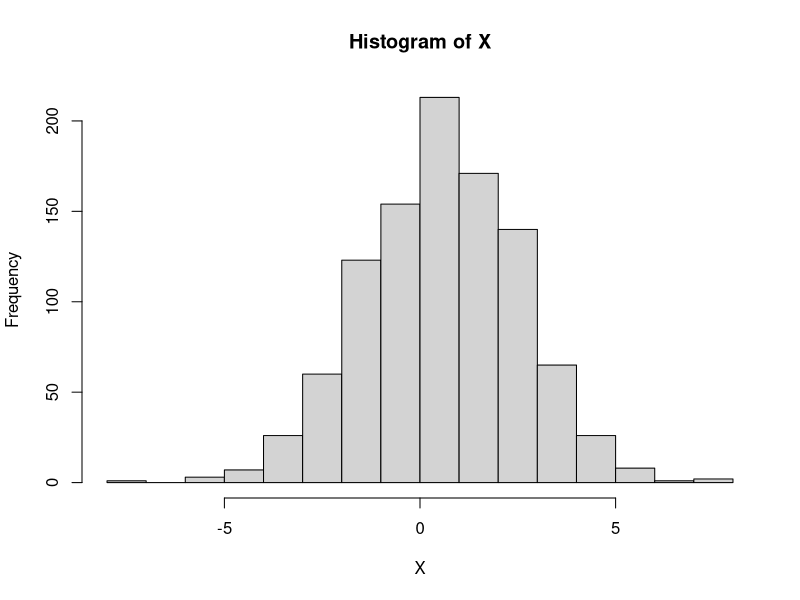
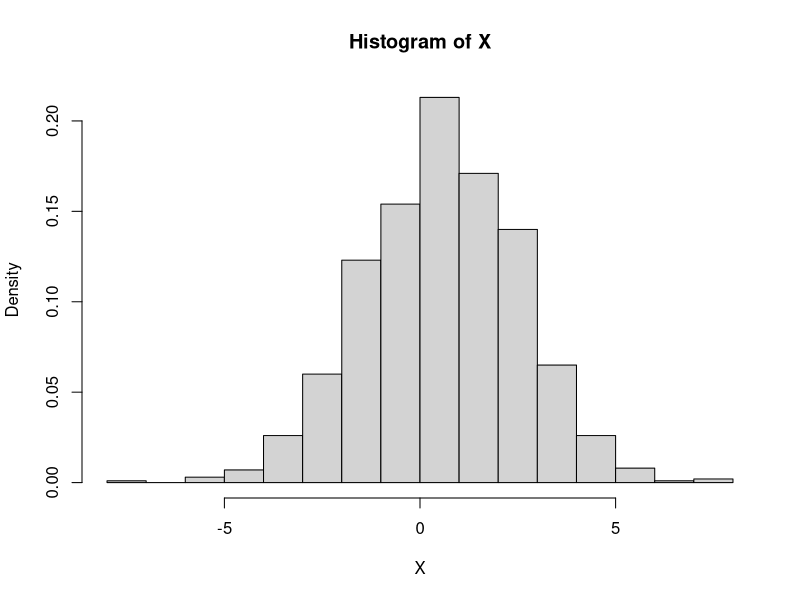
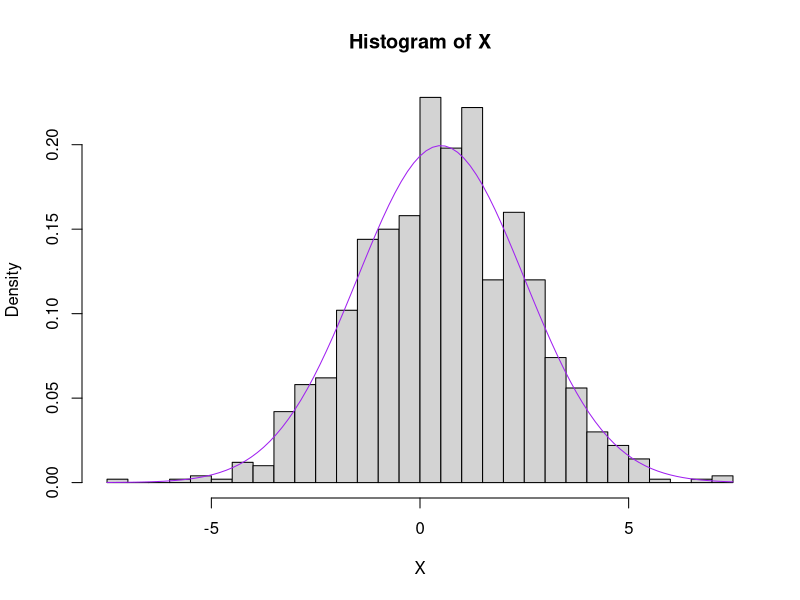
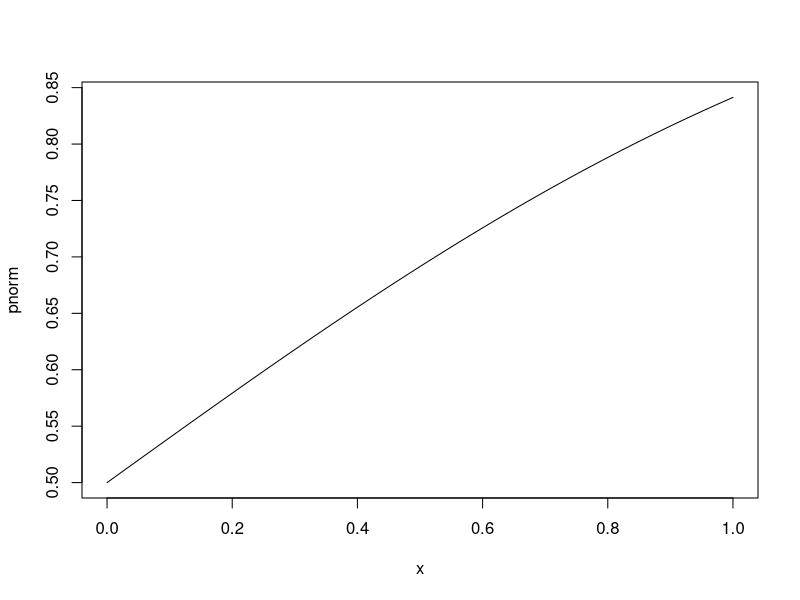
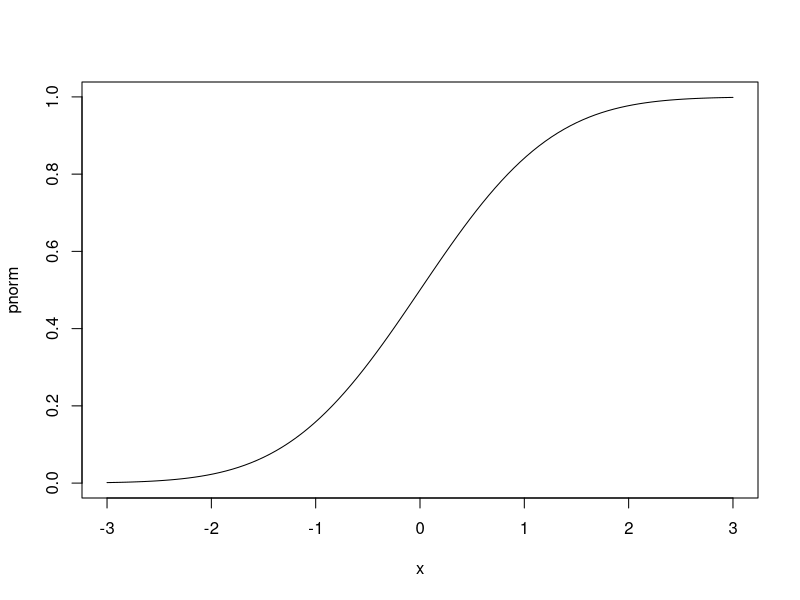
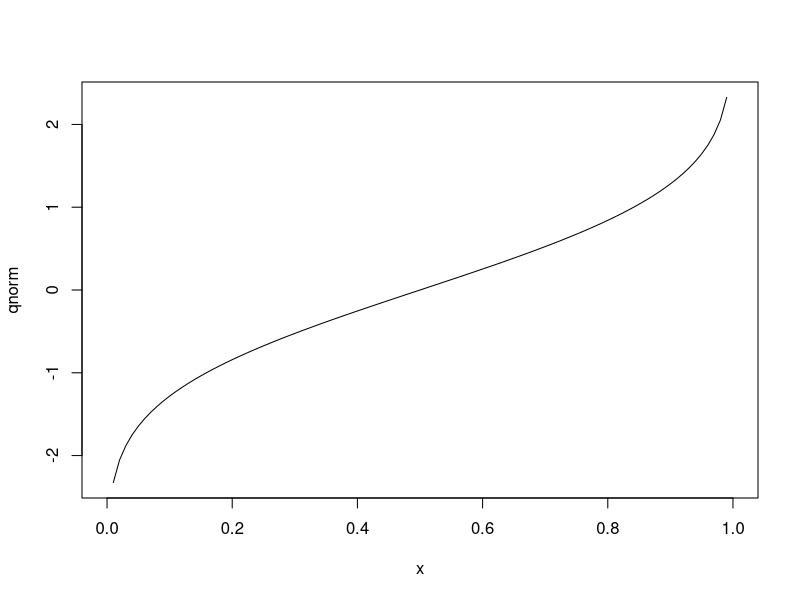
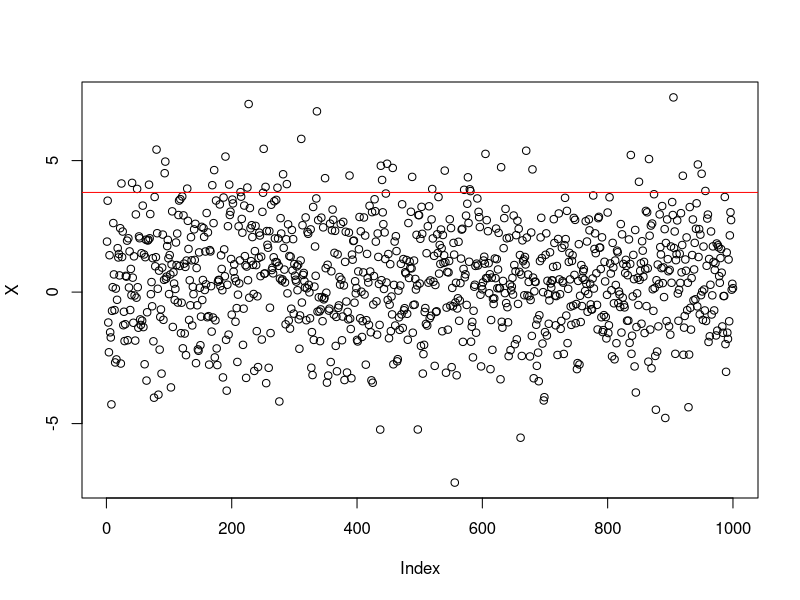
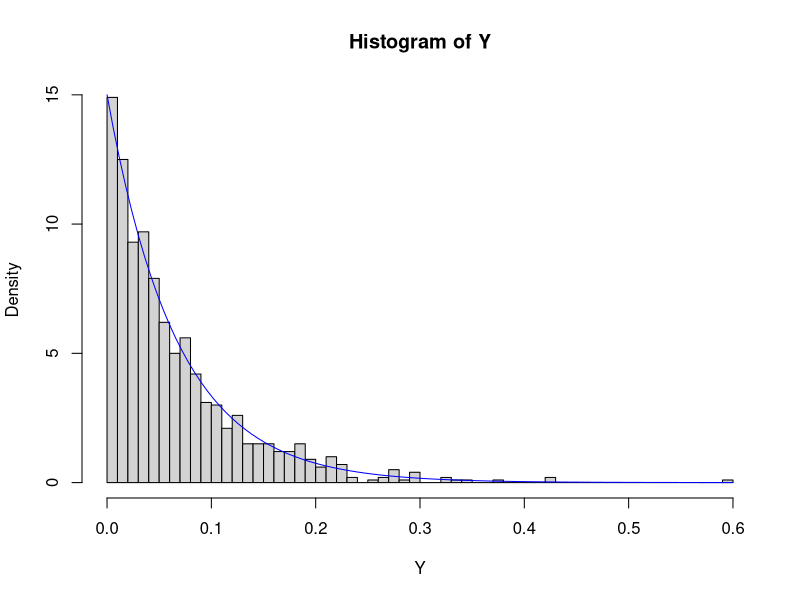

These charts were generated, in order, by the following R code:
?rnorm

# dnorm gives the density
# pnorm gives the distribution function
# qnorm gives the quantile function
# rnorm generates random deviates

# analogicznie exp, gamma, unif, pois, ...

mi <- 0.5
sigma <- 2 # sigma jest funkcja R, ale mozemy nadpisac zmienna
N <- 1000

X <- rnorm(n = N, mean = mi, sd = sigma) # generujemy wektor X (dlugosci N) z rozkladu normalnego
X
mean(X)
var(X)
hist(X)
hist(X, probability = TRUE)

hist(X, probability = TRUE, breaks = 50)
curve(dnorm(x, mean = mi, sd = sigma), add = TRUE, col = "purple")

plot(pnorm)
plot(pnorm, from = -3, to = 3)
plot(qnorm)

VaR_norm <- function(c, mean = 0, sd = 1){
  mean + sd * qnorm(c)
} 

VaR_norm(0.95, 172, 15)

c <- 0.95

plot(X)
abline(a = VaR_norm(c, mi, sigma), b = 0, col = "red")


X>VaR_norm(c, mi, sigma)
X[X>VaR_norm(c, mi, sigma)]
length(X[X>VaR_norm(c, mi, sigma)])
length(X[X>VaR_norm(c, mi, sigma)])/N

# exp

lambda <- 15
Y <- rexp(N, lambda)

hist(Y, probability = TRUE, breaks = 50)
curve(dexp(x, lambda), add = TRUE, col = "blue")

plot(Y)
abline(a = -log(1-c)/lambda, b = 0, col = "green")
length(Y[Y>-log(1-c)/lambda])



